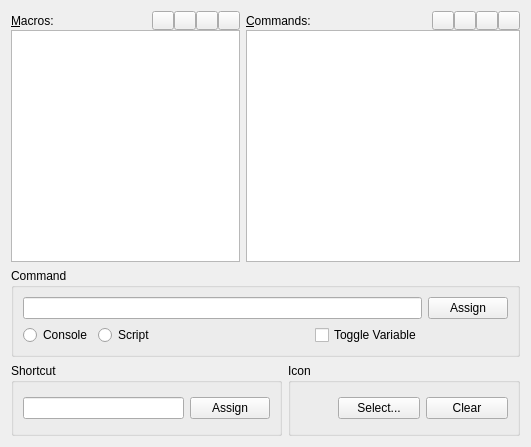
<?xml version="1.0" encoding="UTF-8"?>
<ui version="4.0">
 <class>ToolsConfigPage</class>
 <widget class="QWidget" name="ToolsConfigPage">
  <property name="geometry">
   <rect>
    <x>0</x>
    <y>0</y>
    <width>531</width>
    <height>447</height>
   </rect>
  </property>
  <property name="windowTitle">
   <string>Tools</string>
  </property>
  <layout class="QVBoxLayout" name="verticalLayout_3">
   <item>
    <layout class="QHBoxLayout" name="horizontalLayout_5" stretch="5,6">
     <item>
      <layout class="QVBoxLayout" name="verticalLayout_2">
       <property name="spacing">
        <number>0</number>
       </property>
       <item>
        <widget class="QWidget" name="widget" native="true">
         <layout class="QHBoxLayout" name="horizontalLayout_3">
          <property name="spacing">
           <number>0</number>
          </property>
          <property name="leftMargin">
           <number>0</number>
          </property>
          <property name="topMargin">
           <number>0</number>
          </property>
          <property name="rightMargin">
           <number>0</number>
          </property>
          <property name="bottomMargin">
           <number>0</number>
          </property>
          <item>
           <widget class="QLabel" name="label">
            <property name="text">
             <string>&amp;Macros:</string>
            </property>
            <property name="buddy">
             <cstring>m_macroList</cstring>
            </property>
           </widget>
          </item>
          <item>
           <widget class="QToolButton" name="m_buttonMacroNew">
            <property name="icon">
             <iconset resource="MainWindow.qrc">
              <normaloff>:/macros/btn_listedit_00.png</normaloff>:/macros/btn_listedit_00.png</iconset>
            </property>
            <property name="iconSize">
             <size>
              <width>14</width>
              <height>12</height>
             </size>
            </property>
           </widget>
          </item>
          <item>
           <widget class="QToolButton" name="m_buttonMacroDelete">
            <property name="icon">
             <iconset resource="MainWindow.qrc">
              <normaloff>:/macros/btn_listedit_01.png</normaloff>:/macros/btn_listedit_01.png</iconset>
            </property>
            <property name="iconSize">
             <size>
              <width>14</width>
              <height>12</height>
             </size>
            </property>
           </widget>
          </item>
          <item>
           <widget class="QToolButton" name="m_buttonMacroUp">
            <property name="icon">
             <iconset resource="MainWindow.qrc">
              <normaloff>:/macros/btn_listedit_02.png</normaloff>:/macros/btn_listedit_02.png</iconset>
            </property>
            <property name="iconSize">
             <size>
              <width>14</width>
              <height>12</height>
             </size>
            </property>
           </widget>
          </item>
          <item>
           <widget class="QToolButton" name="m_buttonMacroDown">
            <property name="icon">
             <iconset resource="MainWindow.qrc">
              <normaloff>:/macros/btn_listedit_03.png</normaloff>:/macros/btn_listedit_03.png</iconset>
            </property>
            <property name="iconSize">
             <size>
              <width>14</width>
              <height>12</height>
             </size>
            </property>
           </widget>
          </item>
         </layout>
        </widget>
       </item>
       <item>
        <widget class="QTreeView" name="m_macroList">
         <property name="rootIsDecorated">
          <bool>false</bool>
         </property>
         <attribute name="headerVisible">
          <bool>false</bool>
         </attribute>
        </widget>
       </item>
      </layout>
     </item>
     <item>
      <layout class="QVBoxLayout" name="verticalLayout">
       <property name="spacing">
        <number>0</number>
       </property>
       <item>
        <widget class="QWidget" name="widget_2" native="true">
         <layout class="QHBoxLayout" name="horizontalLayout_4">
          <property name="spacing">
           <number>0</number>
          </property>
          <property name="leftMargin">
           <number>0</number>
          </property>
          <property name="topMargin">
           <number>0</number>
          </property>
          <property name="rightMargin">
           <number>0</number>
          </property>
          <property name="bottomMargin">
           <number>0</number>
          </property>
          <item>
           <widget class="QLabel" name="label_2">
            <property name="text">
             <string>&amp;Commands:</string>
            </property>
            <property name="buddy">
             <cstring>m_commandList</cstring>
            </property>
           </widget>
          </item>
          <item>
           <widget class="QToolButton" name="m_buttonCommandNew">
            <property name="icon">
             <iconset resource="MainWindow.qrc">
              <normaloff>:/macros/btn_listedit_00.png</normaloff>:/macros/btn_listedit_00.png</iconset>
            </property>
            <property name="iconSize">
             <size>
              <width>14</width>
              <height>12</height>
             </size>
            </property>
           </widget>
          </item>
          <item>
           <widget class="QToolButton" name="m_buttonCommandDelete">
            <property name="icon">
             <iconset resource="MainWindow.qrc">
              <normaloff>:/macros/btn_listedit_01.png</normaloff>:/macros/btn_listedit_01.png</iconset>
            </property>
            <property name="iconSize">
             <size>
              <width>14</width>
              <height>12</height>
             </size>
            </property>
           </widget>
          </item>
          <item>
           <widget class="QToolButton" name="m_buttonCommandUp">
            <property name="icon">
             <iconset resource="MainWindow.qrc">
              <normaloff>:/macros/btn_listedit_02.png</normaloff>:/macros/btn_listedit_02.png</iconset>
            </property>
            <property name="iconSize">
             <size>
              <width>14</width>
              <height>12</height>
             </size>
            </property>
           </widget>
          </item>
          <item>
           <widget class="QToolButton" name="m_buttonCommandDown">
            <property name="icon">
             <iconset resource="MainWindow.qrc">
              <normaloff>:/macros/btn_listedit_03.png</normaloff>:/macros/btn_listedit_03.png</iconset>
            </property>
            <property name="iconSize">
             <size>
              <width>14</width>
              <height>12</height>
             </size>
            </property>
           </widget>
          </item>
         </layout>
        </widget>
       </item>
       <item>
        <widget class="QTreeView" name="m_commandList">
         <property name="rootIsDecorated">
          <bool>false</bool>
         </property>
         <attribute name="headerVisible">
          <bool>false</bool>
         </attribute>
        </widget>
       </item>
      </layout>
     </item>
    </layout>
   </item>
   <item>
    <widget class="QGroupBox" name="groupBox">
     <property name="title">
      <string>Command</string>
     </property>
     <layout class="QGridLayout" name="gridLayout">
      <item row="0" column="0" colspan="4">
       <widget class="QLineEdit" name="m_macroCmd">
        <property name="alignment">
         <set>Qt::AlignLeading|Qt::AlignLeft|Qt::AlignVCenter</set>
        </property>
       </widget>
      </item>
      <item row="1" column="0">
       <widget class="QRadioButton" name="m_console">
        <property name="text">
         <string>Console</string>
        </property>
       </widget>
      </item>
      <item row="1" column="1">
       <widget class="QRadioButton" name="m_script">
        <property name="text">
         <string>Script</string>
        </property>
       </widget>
      </item>
      <item row="1" column="3">
       <widget class="QCheckBox" name="m_toggleVar">
        <property name="text">
         <string>Toggle Variable</string>
        </property>
       </widget>
      </item>
      <item row="0" column="4">
       <widget class="QPushButton" name="m_assignCommand">
        <property name="text">
         <string>Assign</string>
        </property>
       </widget>
      </item>
      <item row="1" column="2">
       <spacer name="horizontalSpacer">
        <property name="orientation">
         <enum>Qt::Horizontal</enum>
        </property>
        <property name="sizeHint" stdset="0">
         <size>
          <width>40</width>
          <height>20</height>
         </size>
        </property>
       </spacer>
      </item>
     </layout>
    </widget>
   </item>
   <item>
    <layout class="QHBoxLayout" name="horizontalLayout_6" stretch="7,6">
     <item>
      <widget class="QGroupBox" name="groupBox_2">
       <property name="title">
        <string>Shortcut</string>
       </property>
       <layout class="QHBoxLayout" name="horizontalLayout_2">
        <item>
         <widget class="QLineEdit" name="m_macroShortcutKey">
          <property name="alignment">
           <set>Qt::AlignLeading|Qt::AlignLeft|Qt::AlignVCenter</set>
          </property>
         </widget>
        </item>
        <item>
         <widget class="QPushButton" name="m_assignShortcut">
          <property name="text">
           <string>Assign</string>
          </property>
         </widget>
        </item>
       </layout>
      </widget>
     </item>
     <item>
      <widget class="QGroupBox" name="groupBox_3">
       <property name="title">
        <string>Icon</string>
       </property>
       <layout class="QHBoxLayout" name="horizontalLayout">
        <item>
         <widget class="QLabel" name="m_macroIcon">
          <property name="minimumSize">
           <size>
            <width>32</width>
            <height>32</height>
           </size>
          </property>
          <property name="maximumSize">
           <size>
            <width>32</width>
            <height>32</height>
           </size>
          </property>
          <property name="pixmap">
           <pixmap>../../../../../../../CHRIST~1/AppData/Local/Temp/scp51941/home/nicolas/amazon/ui/0</pixmap>
          </property>
          <property name="wordWrap">
           <bool>true</bool>
          </property>
         </widget>
        </item>
        <item>
         <widget class="QPushButton" name="m_selectIcon">
          <property name="text">
           <string>Select...</string>
          </property>
         </widget>
        </item>
        <item>
         <widget class="QPushButton" name="m_clearIcon">
          <property name="text">
           <string>Clear</string>
          </property>
         </widget>
        </item>
       </layout>
      </widget>
     </item>
    </layout>
   </item>
  </layout>
 </widget>
 <resources>
  <include location="MainWindow.qrc"/>
 </resources>
 <connections/>
</ui>
